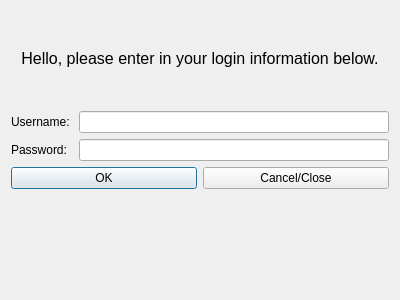
<?xml version="1.0" encoding="UTF-8"?>
<ui version="4.0">
 <class>LoginScreen</class>
 <widget class="QDialog" name="LoginScreen">
  <property name="geometry">
   <rect>
    <x>0</x>
    <y>0</y>
    <width>400</width>
    <height>300</height>
   </rect>
  </property>
  <property name="windowTitle">
   <string>Login Screen</string>
  </property>
  <layout class="QVBoxLayout" name="verticalLayout_4">
   <item>
    <widget class="QLabel" name="welcomeLabel">
     <property name="font">
      <font>
       <pointsize>12</pointsize>
      </font>
     </property>
     <property name="text">
      <string>Hello, please enter in your login information below.</string>
     </property>
     <property name="alignment">
      <set>Qt::AlignCenter</set>
     </property>
    </widget>
   </item>
   <item>
    <layout class="QVBoxLayout" name="verticalLayout_3">
     <item>
      <layout class="QHBoxLayout" name="horizontalLayout">
       <item>
        <layout class="QVBoxLayout" name="verticalLayout">
         <item>
          <widget class="QLabel" name="usernameLabel">
           <property name="text">
            <string>Username: </string>
           </property>
          </widget>
         </item>
         <item>
          <widget class="QLabel" name="passwordLabel">
           <property name="text">
            <string>Password: </string>
           </property>
          </widget>
         </item>
        </layout>
       </item>
       <item>
        <layout class="QVBoxLayout" name="verticalLayout_2">
         <item>
          <widget class="QLineEdit" name="usernameLine"/>
         </item>
         <item>
          <widget class="QLineEdit" name="passwordLine">
           <property name="echoMode">
            <enum>QLineEdit::Password</enum>
           </property>
          </widget>
         </item>
        </layout>
       </item>
      </layout>
     </item>
     <item>
      <layout class="QHBoxLayout" name="horizontalLayout_2">
       <item>
        <widget class="QPushButton" name="okButton">
         <property name="text">
          <string>OK</string>
         </property>
        </widget>
       </item>
       <item>
        <widget class="QPushButton" name="cancelButton">
         <property name="text">
          <string>Cancel/Close</string>
         </property>
        </widget>
       </item>
      </layout>
     </item>
    </layout>
   </item>
   <item>
    <widget class="QLabel" name="errorLabel">
     <property name="text">
      <string/>
     </property>
     <property name="alignment">
      <set>Qt::AlignCenter</set>
     </property>
    </widget>
   </item>
  </layout>
 </widget>
 <resources/>
 <connections>
  <connection>
   <sender>cancelButton</sender>
   <signal>clicked()</signal>
   <receiver>LoginScreen</receiver>
   <slot>close()</slot>
   <hints>
    <hint type="sourcelabel">
     <x>260</x>
     <y>183</y>
    </hint>
    <hint type="destinationlabel">
     <x>327</x>
     <y>238</y>
    </hint>
   </hints>
  </connection>
 </connections>
</ui>
